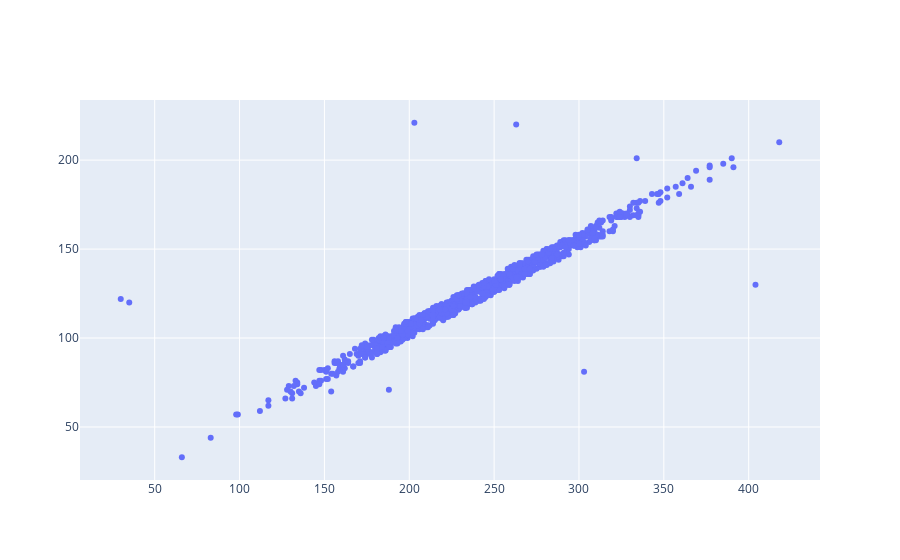

Notebook cell for this chart:
### Code cell
trace0 = go.Scatter(x=df.Cholesterol,
                    y = df.sBP,
                   mode = "markers")
data = [trace0]
iplot({"data":data})

### Figure 1 — Plotly figure (JSON) as saved in the notebook; plotly's stock layout.template omitted (floating-point values rounded to 4 significant figures; data arrays with more than 128 entries replaced by an {"elided": "..."} marker saying what was removed)
{"data": [{"mode": "markers", "type": "scatter", "x": {"elided": "900 int values"}, "y": {"elided": "900 int values"}}], "layout": {"autosize": true, "xaxis": {"autorange": true, "range": [5.578, 442.4], "type": "linear"}, "yaxis": {"autorange": true, "range": [17.49, 236.5], "type": "linear"}}}
